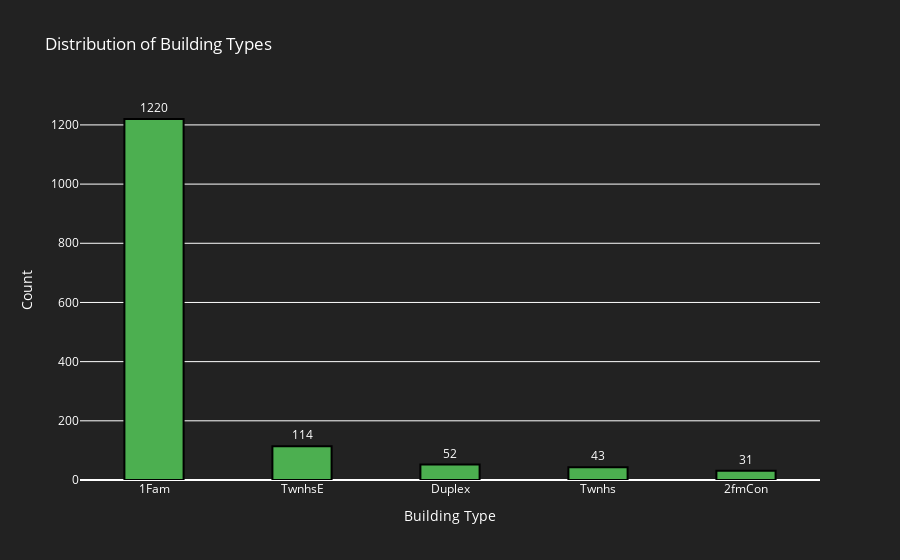

Write notebook code for a chart like this one.
### Markdown cell above
## Distrbuting of dwelling types

### Code cell
# 1. Distribution of dwelling types and their relation to sale prices
dwelling_types = train0['BldgType'].value_counts()
dwelling_prices = train0.groupby('BldgType')['SalePrice'].mean()

# Format labels for the second graph
formatted_dwelling_prices = ['$' + f'{value:,.2f}' for value in dwelling_prices.values]

# Create bar charts
fig1 = go.Figure(data=[go.Bar(
    x=dwelling_types.index,
    y=dwelling_types.values,
    marker_color='rgb(76, 175, 80)',
    text=dwelling_types.values,
    textposition='outside',
    width=0.4,
    marker=dict(line=dict(width=2, color='rgba(0,0,0,1)'), opacity=1)
)])
fig1.update_layout(
    title='Distribution of Building Types',
    xaxis_title='Building Type',
    yaxis_title='Count',
    plot_bgcolor='rgba(34, 34, 34, 1)',
    paper_bgcolor='rgba(34, 34, 34, 1)',
    font=dict(color='white')
)

fig2 = go.Figure(data=[go.Bar(
    x=dwelling_prices.index,
    y=dwelling_prices.values,
    marker_color='rgb(156, 39, 176)',
    text=formatted_dwelling_prices,
    textposition='outside',
    width=0.4,
    marker=dict(line=dict(width=2, color='rgba(0,0,0,1)'), opacity=1)
)])
fig2.update_layout(
    title='Average Sale Price by Building Type',
    xaxis_title='Building Type',
    yaxis_title='Price',
    plot_bgcolor='rgba(34, 34, 34, 1)',
    paper_bgcolor='rgba(34, 34, 34, 1)',
    font=dict(color='white')
)

# Show the figures
fig1.show()

### Figure 1 — Plotly figure (JSON) as saved in the notebook; plotly's stock layout.template omitted (floating-point values rounded to 4 significant figures)
{"data": [{"marker": {"color": "rgb(76, 175, 80)", "line": {"color": "rgba(0,0,0,1)", "width": 2}, "opacity": 1}, "text": [1220, 114, 52, 43, 31], "textposition": "outside", "type": "bar", "width": 0.4, "x": ["1Fam", "TwnhsE", "Duplex", "Twnhs", "2fmCon"], "y": [1220, 114, 52, 43, 31]}], "layout": {"font": {"color": "white"}, "paper_bgcolor": "rgba(34, 34, 34, 1)", "plot_bgcolor": "rgba(34, 34, 34, 1)", "title": {"text": "Distribution of Building Types"}, "xaxis": {"title": {"text": "Building Type"}}, "yaxis": {"title": {"text": "Count"}}}}
